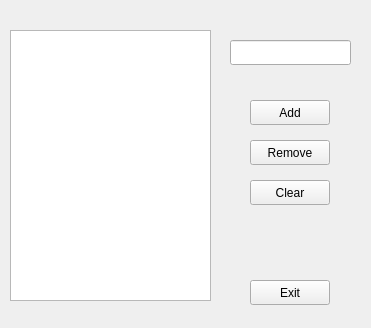
<?xml version="1.0" encoding="UTF-8"?>
<ui version="4.0">
 <class>ProcessLunchOrders</class>
 <widget class="QWidget" name="ProcessLunchOrders">
  <property name="geometry">
   <rect>
    <x>0</x>
    <y>0</y>
    <width>371</width>
    <height>328</height>
   </rect>
  </property>
  <property name="windowTitle">
   <string>ProcessLunchOrders</string>
  </property>
  <widget class="QPushButton" name="addButton">
   <property name="geometry">
    <rect>
     <x>250</x>
     <y>100</y>
     <width>80</width>
     <height>25</height>
    </rect>
   </property>
   <property name="text">
    <string>Add</string>
   </property>
  </widget>
  <widget class="QPushButton" name="exitButton">
   <property name="geometry">
    <rect>
     <x>250</x>
     <y>280</y>
     <width>80</width>
     <height>25</height>
    </rect>
   </property>
   <property name="text">
    <string>Exit</string>
   </property>
  </widget>
  <widget class="QPushButton" name="removeButton">
   <property name="geometry">
    <rect>
     <x>250</x>
     <y>140</y>
     <width>80</width>
     <height>25</height>
    </rect>
   </property>
   <property name="text">
    <string>Remove</string>
   </property>
  </widget>
  <widget class="QPushButton" name="clearButton">
   <property name="geometry">
    <rect>
     <x>250</x>
     <y>180</y>
     <width>80</width>
     <height>25</height>
    </rect>
   </property>
   <property name="text">
    <string>Clear</string>
   </property>
  </widget>
  <widget class="QLineEdit" name="inputEdit">
   <property name="geometry">
    <rect>
     <x>230</x>
     <y>40</y>
     <width>121</width>
     <height>25</height>
    </rect>
   </property>
  </widget>
  <widget class="QListWidget" name="listWidget">
   <property name="geometry">
    <rect>
     <x>10</x>
     <y>30</y>
     <width>201</width>
     <height>271</height>
    </rect>
   </property>
  </widget>
 </widget>
 <resources/>
 <connections/>
</ui>
